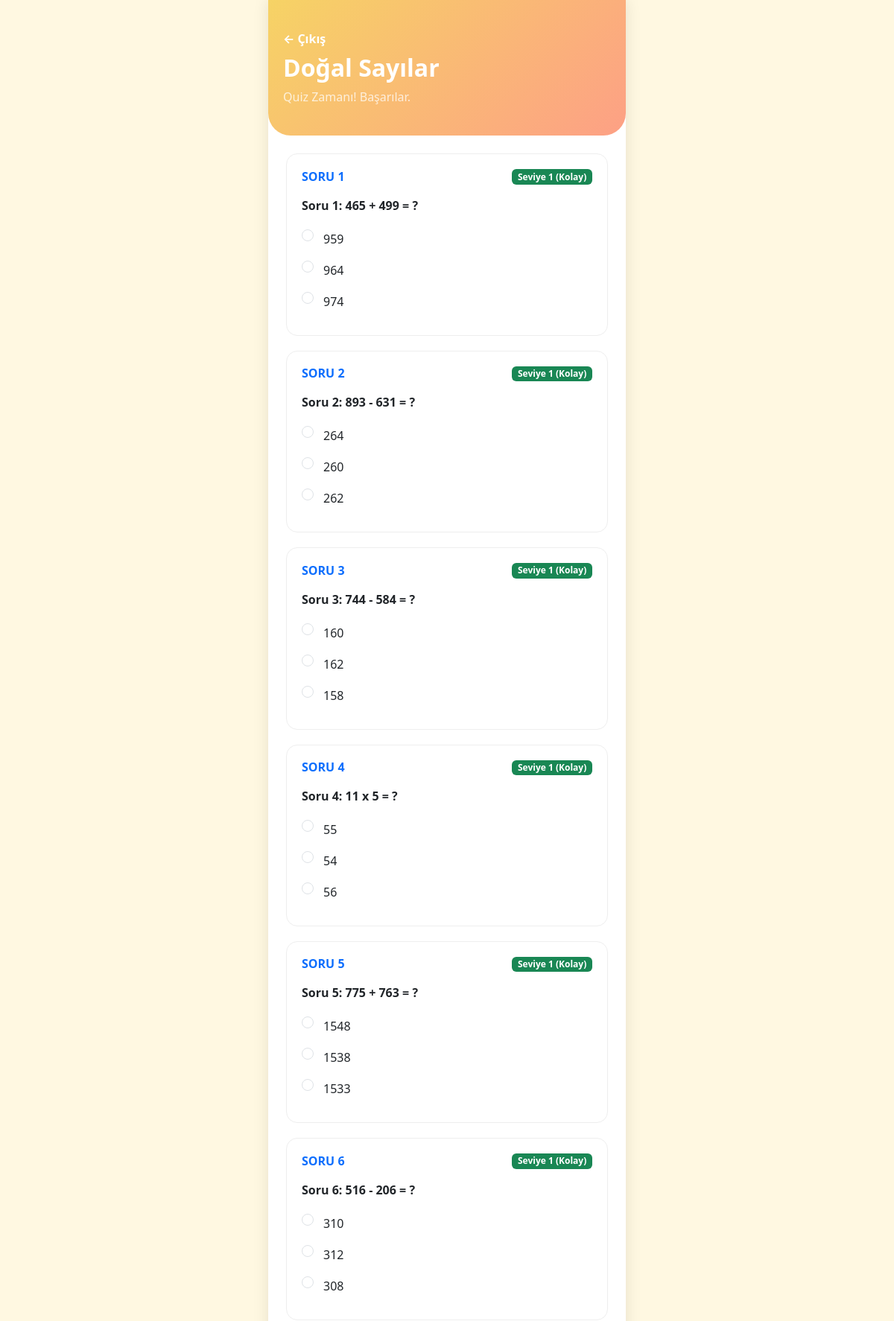
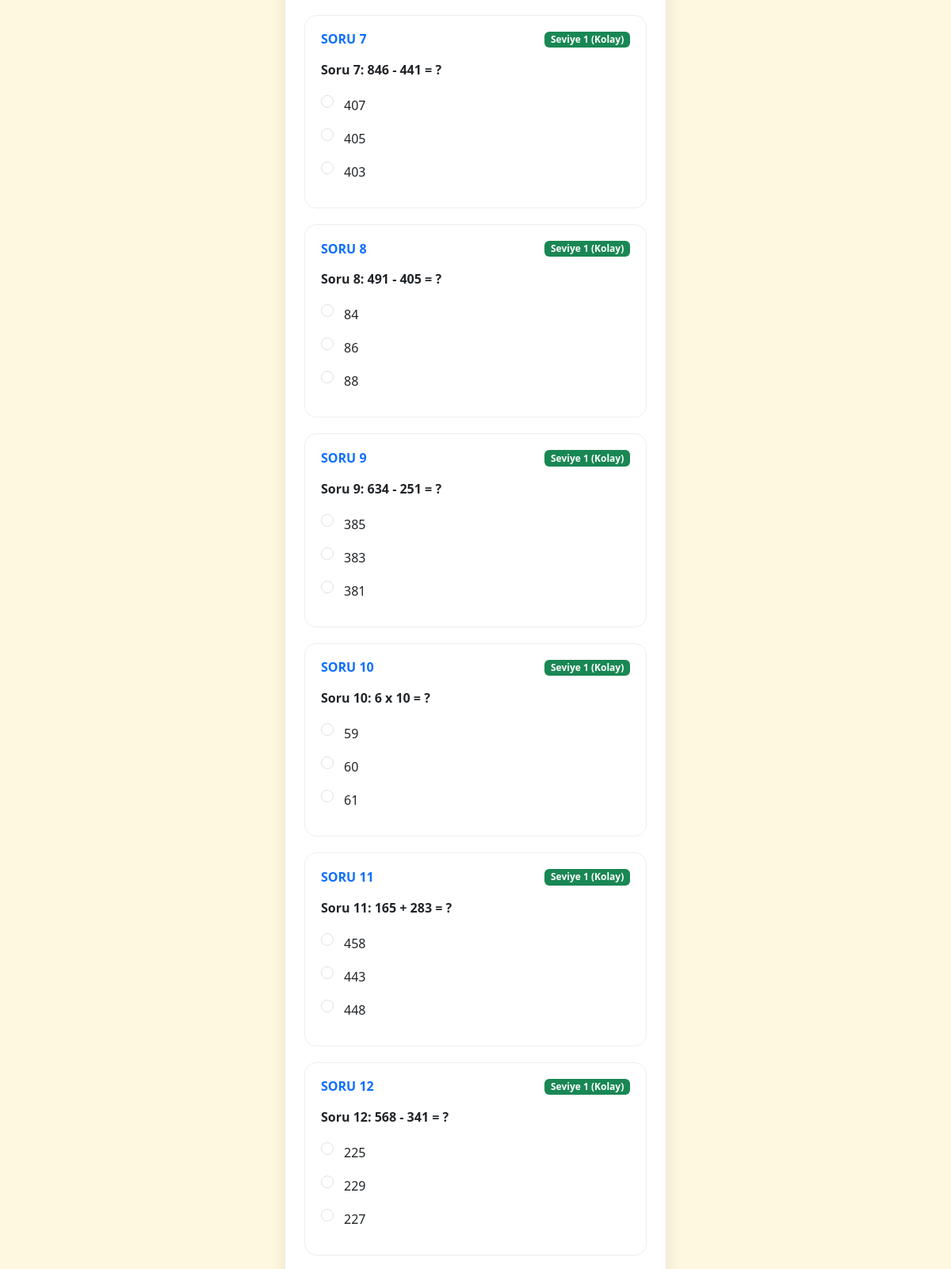
Screenshot of /module/1 (signed in, upper part) with the database file from the repository (2 pictures, top to bottom).
### app/models.py (models this page shows)
class Module(db.Model):
    __tablename__ = 'modules'
    module_id = db.Column(db.Integer, primary_key=True)
    module_name = db.Column(db.String(100), nullable=False)
    course_id = db.Column(db.Integer, db.ForeignKey('courses.course_id'), nullable=False)
    content_type = db.Column(db.String(30))
    sections = db.relationship('Section', backref='module', lazy=True)

class Question(db.Model):
    __tablename__ = 'questions'
    question_id = db.Column(db.Integer, primary_key=True)
    section_id = db.Column(db.Integer, db.ForeignKey('sections.section_id'), nullable=False)
    question_text = db.Column(db.Text, nullable=False)
    question_answer = db.Column(db.String(100))
    difficulty_score = db.Column(db.Integer)
    topic = db.Column(db.String(50))
    options = db.Column(db.Text, nullable=True)

### app/student.py (the view, shortened to what this page needs)
@student_bp.route('/module/<int:module_id>', methods=['GET', 'POST'])
def module_content(module_id):
    if 'user_id' not in session: return redirect(url_for('student.login'))
    module = Module.query.get_or_404(module_id)
    section = Section.query.filter_by(module_id=module_id).first()
    if not section:
        flash("Bu modülde henüz içerik yok.", "warning")
        return redirect(url_for('student.course_detail', course_id=module.course_id))
    questions = Question.query.filter_by(section_id=section.section_id).all()
    return render_template('quiz.html', module=module, questions=questions)

### app/templates/quiz.html (shortened to what this page needs)
<!DOCTYPE html>
<html lang="tr">
<head>
    <link href="https://cdn.jsdelivr.net/npm/bootstrap@5.3.0/dist/css/bootstrap.min.css" rel="stylesheet">
</head>
<body>
<div class="container p-0">
    <div class="quiz-header mb-4">
        <a href="{{ url_for('student.course_detail', course_id=module.course_id) if module else '#' }}" class="text-white text-decoration-none fw-bold">← Çıkış</a>
        <h2 class="fw-bold mt-2">{{ module.module_name if module else 'Quiz' }}</h2>
        <p class="mb-0 opacity-75">Quiz Zamanı! Başarılar.</p>
    </div>
    <form method="POST" class="px-4 pb-5">
        {% for q in questions %}
        <div class="question-card">
            <div class="d-flex justify-content-between align-items-center mb-3">
                <h6 class="fw-bold text-primary mb-0">SORU {{ loop.index }}</h6>
                {% if q.difficulty_score == 1 %}
                    <span class="badge bg-success">Seviye 1 (Kolay)</span>
                {% elif q.difficulty_score == 2 %}
                    <span class="badge bg-info text-dark">Seviye 2 (Orta)</span>
                {% elif q.difficulty_score >= 3 %}
                    <span class="badge bg-danger">Seviye {{ q.difficulty_score }} (Zor)</span>
                {% else %}
                    <span class="badge bg-secondary">Standart</span>
                {% endif %}
            </div>
            <p class="fw-bold">{{ q.question_text }}</p>
            {% if q.options %}
                {% set list_options = q.options | replace('[', '') | replace(']', '') | replace('"', '') | replace("'", "") %}
                {% set clean_options = list_options.split(',') %}
                {% for opt in clean_options %}
                    {% set clean_opt = opt.strip() %}
                    <div class="form-check mb-2">
                        <input class="form-check-input" type="radio" name="question_{{ q.question_id }}" value="{{ clean_opt }}" id="q{{ q.question_id }}_{{ loop.index }}" required>
                        <label class="form-check-label" for="q{{ q.question_id }}_{{ loop.index }}">
                            {{ clean_opt }}
                        </label>
                    </div>
                {% endfor %}
            {% endif %}
            </div>
        {% endfor %}
    </form>
</div>
</body>
</html>

### app/templates/quiz.html (style rules this page uses)
body { background-color: #fff8e1; }
.container { max-width: 480px; background: white; min-height: 100vh; box-shadow: 0 0 20px rgba(0,0,0,0.1); }
.quiz-header { background: linear-gradient(135deg, #f6d365 0%, #fda085 100%); padding: 40px 20px; color: white; border-bottom-left-radius: 30px; border-bottom-right-radius: 30px; }
.question-card { border: 1px solid #eee; border-radius: 15px; padding: 20px; margin-bottom: 20px; }
.form-check-label { cursor: pointer; width: 100%; padding: 5px; }

### rows the page displays
Module: module_name "Doğal Sayılar"
Question: difficulty_score "Seviye 1 (Kolay)", question_text "Soru 1: 465 + 499 = ?", clean_options "959" "964" "974"
Question: difficulty_score "Seviye 1 (Kolay)", question_text "Soru 2: 893 - 631 = ?", clean_options "264" "260" "262"
Question: difficulty_score "Seviye 1 (Kolay)", question_text "Soru 3: 744 - 584 = ?", clean_options "160" "162" "158"
Question: difficulty_score "Seviye 1 (Kolay)", question_text "Soru 4: 11 x 5 = ?", clean_options "55" "54" "56"
Question: difficulty_score "Seviye 1 (Kolay)", question_text "Soru 5: 775 + 763 = ?", clean_options "1548" "1538" "1533"
Question: difficulty_score "Seviye 1 (Kolay)", question_text "Soru 6: 516 - 206 = ?", clean_options "310" "312" "308"
Question: difficulty_score "Seviye 1 (Kolay)", question_text "Soru 7: 846 - 441 = ?", clean_options "407" "405" "403"
Question: difficulty_score "Seviye 1 (Kolay)", question_text "Soru 8: 491 - 405 = ?", clean_options "84" "86" "88"
Question: difficulty_score "Seviye 1 (Kolay)", question_text "Soru 9: 634 - 251 = ?", clean_options "385" "383" "381"
Question: difficulty_score "Seviye 1 (Kolay)", question_text "Soru 10: 6 x 10 = ?", clean_options "59" "60" "61"
Question: difficulty_score "Seviye 1 (Kolay)", question_text "Soru 11: 165 + 283 = ?", clean_options "458" "443" "448"
Question: difficulty_score "Seviye 1 (Kolay)", question_text "Soru 12: 568 - 341 = ?", clean_options "225" "229" "227"
